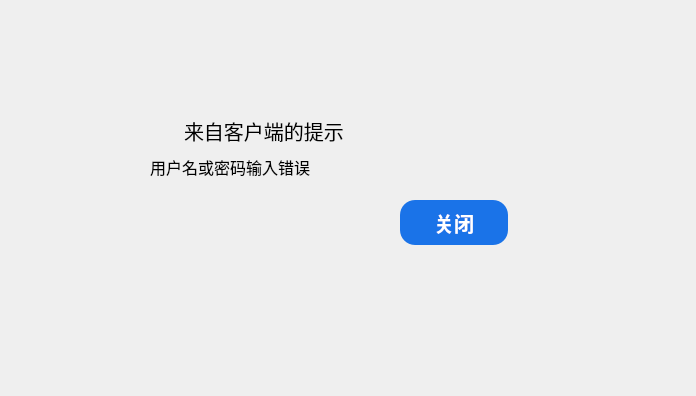
<?xml version="1.0" encoding="UTF-8"?>
<ui version="4.0">
 <class>Form</class>
 <widget class="QWidget" name="Form">
  <property name="geometry">
   <rect>
    <x>0</x>
    <y>0</y>
    <width>696</width>
    <height>396</height>
   </rect>
  </property>
  <property name="windowTitle">
   <string>Form</string>
  </property>
  <widget class="QLabel" name="label_backwhite">
   <property name="geometry">
    <rect>
     <x>110</x>
     <y>90</y>
     <width>441</width>
     <height>181</height>
    </rect>
   </property>
   <property name="styleSheet">
    <string notr="true">background-image: url(:/images/images/错误窗口底白.png);</string>
   </property>
   <property name="text">
    <string/>
   </property>
  </widget>
  <widget class="QLabel" name="label_erroricon">
   <property name="geometry">
    <rect>
     <x>150</x>
     <y>120</y>
     <width>23</width>
     <height>23</height>
    </rect>
   </property>
   <property name="styleSheet">
    <string notr="true">border-image: url(:/icons/icons/错误.png);</string>
   </property>
   <property name="text">
    <string/>
   </property>
  </widget>
  <widget class="QLabel" name="errortitle">
   <property name="geometry">
    <rect>
     <x>184</x>
     <y>118</y>
     <width>160</width>
     <height>26</height>
    </rect>
   </property>
   <property name="styleSheet">
    <string notr="true">color:black;
font-family:'Microsoft Yahei';
font-size:20px;</string>
   </property>
   <property name="text">
    <string>来自客户端的提示</string>
   </property>
  </widget>
  <widget class="QPushButton" name="pushButton">
   <property name="geometry">
    <rect>
     <x>400</x>
     <y>200</y>
     <width>108</width>
     <height>45</height>
    </rect>
   </property>
   <property name="styleSheet">
    <string notr="true">background-color:#1A73E8;
color:white;
font-size:20px;
font-family:'Microsoft Yahei';
font-weight:bold;
border-radius:15px;</string>
   </property>
   <property name="text">
    <string>关闭</string>
   </property>
  </widget>
  <widget class="QLabel" name="errortext">
   <property name="geometry">
    <rect>
     <x>150</x>
     <y>156</y>
     <width>331</width>
     <height>21</height>
    </rect>
   </property>
   <property name="styleSheet">
    <string notr="true">color:black;
font-size:16px;
font-family:'Microsoft Yahei'</string>
   </property>
   <property name="text">
    <string>用户名或密码输入错误</string>
   </property>
  </widget>
 </widget>
 <resources>
  <include location="resouce.qrc"/>
 </resources>
 <connections/>
</ui>
